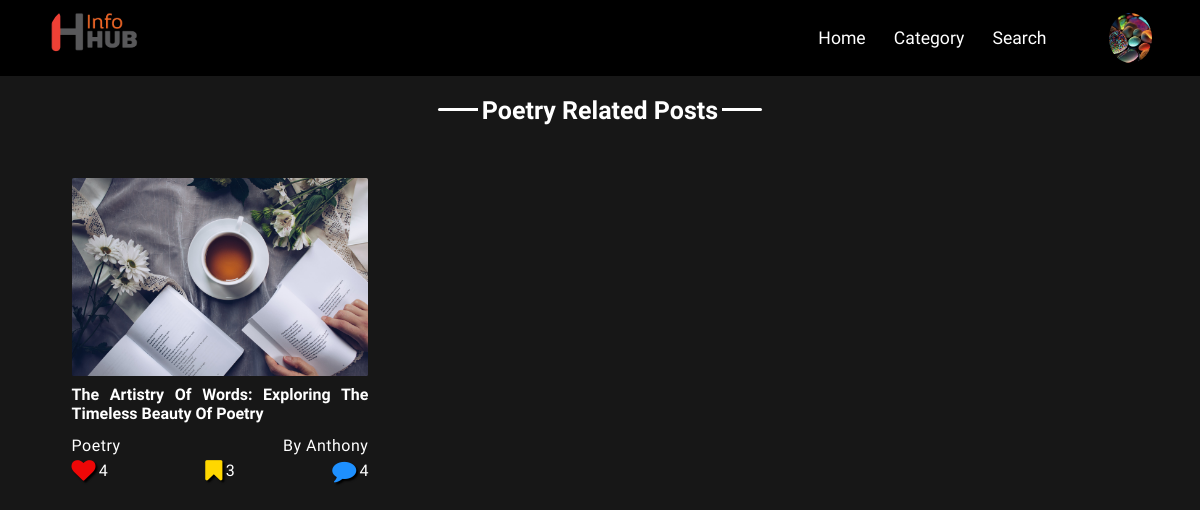
The app's page /Category/Poetry/ (signed in) with its own data.
### Users/models.py (models this page shows, shortened)
class Profile(models.Model):
    user = models.OneToOneField(User, on_delete=models.CASCADE)
    image = models.ImageField(default='Profile.png', upload_to='User_Profile_Picture')
    file_name = models.CharField(max_length=50, blank=True)
    age = models.CharField(max_length=3, default=18)

### blogApp/models.py (models this page shows, shortened)
class Post(models.Model):
    class NewManager(models.Manager):
        def get_queryset(self):
            return super().get_queryset() .filter(Status='published')
    options = (
        ('draft', 'Draft'),
        ('published', 'Published'),
    )
    Title = models.CharField(max_length=250)
    First_Name = models.CharField(max_length=15)
    Last_Name = models.CharField(max_length=15)
    Email = models.EmailField(max_length=30)
    slug = models.SlugField(max_length=250, unique_for_date='Publish', default='default')
    Publish = models.DateTimeField(default=timezone.now )
    Author = models.ForeignKey (User, on_delete=models.CASCADE, related_name='blog_posts')
    Content = models.TextField()
    Category = models.ForeignKey(Category, on_delete=models.PROTECT, default=1)
    Category_Tag = models.CharField(max_length=20, default='Default')
    Image = models.ImageField(upload_to=User_Directory_Path)
    Status = models.CharField(max_length=10, choices=options, default='draft')
    Objects = models.Manager() #default Manager
    Newmanager = NewManager() #custom manager
    likes_count = models.IntegerField(default='0')
    likes = models.ManyToManyField(User, related_name='like', default=None, blank=True)
    liked = models.BooleanField(default=False)
    bookmark_count =  models.IntegerField(default=0)
    bookmark = models.ManyToManyField(User, related_name='bookmark',default=None, blank=True )
    def get_absolute_url(self):
        return reverse('blogApp:Single_Post', args=[self.slug])
    class Meta:
        ordering = ('-Publish',)[:8]

### blogApp/views.py (the view)
# urls.py: path('Category/<Category>/', views.CategoryListView.as_view(), name='Category'),
class CategoryListView(LoginRequiredMixin,  ListView):
    template_name = 'blogApp/Category_Pages.html'
    context_object_name = 'Category_List'
    def get_queryset(self):
       Category_Content = {
            'Category' : self.kwargs['Category'],
            'Category_Post' : Post.Objects.annotate(num_comments=Count('Comment')).filter(Category__name=self.kwargs['Category']).filter(Status='published')
        }
       return Category_Content

### blogApp/context_processor.py (called while the page is built)
def Category_List_Options(request):
    Category_List_Options = Category.objects.exclude(name='Default')
    return {'Category_List_Options' : Category_List_Options}

### blogApp/templates/blogApp/Category_Pages.html (shortened to what this page needs)
{% extends "blogApp/Base.html" %}
    {% load static %}
        {% block templates %}
                <div class="wrapper">
                    <div class="Updates">
                        <p> {{Category_List.Category}} Related Posts</p>
                    </div>
                    <div class="Grid">
                        {% for Categories_Post in Category_List.Category_Post %}
                        <div class="Grid-Item">
                            <div class="Card">
                                <img  src="{{Categories_Post.Image.url}}" alt="{{Categories_Post.Category_Tag}}">
                                    <a href="{{Categories_Post.get_absolute_url}}"><p>{{ Categories_Post.Title|truncatechars:65}}</p></a>
                                    <div class="Card-Footer ">
                                            <p>{{Categories_Post.Category_Tag }}</p>
                                            <p>By {{Categories_Post.Last_Name }}</p>
                                    </div>
                                    <div class="Reactions">
                                        <div class="item Likes">
                                            <i  class="fa fa-heart"></i>
                                            <p>{{Categories_Post.likes_count}}</p>
                                        </div>
                                        <div class="item Favourites">
                                            <i  class="fa fa-bookmark"></i>
                                            <p>{{Categories_Post.bookmark_count}}</p>
                                        </div>
                                        <div class="item Comments">
                                            <i  class="fa fa-comment"></i>
                                            <p>{{Categories_Post.num_comments}}</p>
                                        </div>
                                    </div>
                            </div>
                        </div>
                        {% endfor %}
                    </div>
                </div>
        {% endblock %}

### blogApp/templates/blogApp/Base.html (shortened to what this page needs)
{% load static %}
<!DOCTYPE html>
<html lang="en">
<head>
    <link rel="stylesheet" href="{% static 'css/Main.css' %}">
    <link rel="stylesheet" href="https://cdnjs.cloudflare.com/ajax/libs/font-awesome/4.7.0/css/font-awesome.min.css">
</head>
<body class="RemoveNav">
        <div class="Wrapper">
            <nav>
               <img class="Logo" src="{% static 'media\Logo.png' %}" alt="Logo">
                    <ul>
                        <li><a href="{% url 'blogApp:Home_Page' %}">Home</a></li>
                        <li><a href="#" class="OpenCategoryList">Category</a></li>
                        <li><a href="#">Search</a></li>
                    </ul>
                    <img src="{{user.profile.image.url}}" alt="Default-Image"  class="MoreLink" >
            </nav>
            {% block templates %}
            {% endblock %}
        </div>
</body>
</html>

### blogApp/static/css/Main.css (style rules this page uses)
:root { --FS-Paragraph-xm: .5rem; --FS-Paragraph-md: .6rem; --FS-Paragraph-md2: .7rem; --FS-Paragraph-bg: .8rem; --FS-Paragraph-bg2: .9rem; --FS-Heading-xm: .5rem; --FS-Heading-md: .6rem; --FS-Heading-bg: .7rem; --FS-Heading-md2: .8rem; --FS-Heading-bg2: .9rem; --FS-Paragraph: 1rem; --FS-Paragraph2: 1.1rem; --FS-Paragraph3: 1.2rem; --FS-Paragraph4: 1.3rem; --FS-Heading1:clamp(.4rem, 1rem, 1.5rem); --FS-Small-Heading:1.1rem; --FS-Small-Heading2:1.2rem; --FS-Small-Heading3:1.3rem; --FS-Small-Heading4:1.4rem; --FS-Heading2: 1.5rem; --FS-Heading3: 1.7rem; --FS-Heading4: 2rem; }
* { padding: 0; margin: 0; box-sizing: border-box; }
body { background-color: #0b0b0bf2; scrollbar-width: none; }
a { text-decoration: none; color: #fff; cursor: pointer; }
nav { display: flex; justify-content: space-between; align-items: center; background-color: #000; color: #fff; padding: 0 3em; position: fixed; top: 0; right: 0; left: 0; z-index: 1000 }
nav ul { width: 100%; list-style: none; display: flex; justify-content: flex-end; padding: 0 3em; }
nav ul li:nth-child(3) { display: flex; align-items: center; }
nav ul li { position: relative; padding: 0 .8em; font-family: 'Oswald', sans-serif; font-size: 1.1rem; text-transform: capitalize; transition: transform 0.3s; }
.Logo { object-fit: contain; height: auto; width:90px; }
nav img { width: 50px; height: 50px; border-radius: 50%; cursor: pointer; }
.Updates { display: flex; flex-direction: row; justify-content: center; align-items: center; margin-top: 6em; color: #fff; }
.Updates p { font-size:25px; font-family: 'Josefin Sans', sans-serif; font-weight: 600; text-transform: capitalize; position: relative; }
.Updates p::after { content: ""; position: absolute; top:40%; left: -44px; height: 3px; width: 40px; background-color: #fff; border-bottom-left-radius: .1em; border-top-left-radius: .1em; }
.Updates p::before { content: ""; position: absolute; top:40%; right: -44px; height: 3px; width: 40px; background-color: #fff; border-bottom-right-radius: .1em; border-top-right-radius: .1em; }
.Grid-Item { width: 100%; padding: .5em .8em; }
.Grid { display: grid; width: 95%; margin: .8em auto; grid-template-columns: repeat(3, 1fr); }
.Card { margin: 1.3em; background-color: transparent; padding: .7em .5em; border-radius: .3em; color: #fff; }
.Card img { border-radius: .1em; display: flex; object-fit: contain; width: 100%; height: 100%; }
.Card a { font-size:var(--FS-Heading1); font-family: 'Josefin sans', sans-serif; text-align: justify; font-weight: 700; text-transform: capitalize; }
.Card a p { font-size: var(--FS-Paragraph); padding: .6em 0 .1em 0; }
.Card-Footer { display: flex; flex-direction: row; justify-content: space-between; letter-spacing: .5px; align-items: center; margin: .7em 0 0 0 ; }
.Card-Footer p, h3 { font-size:var(--FS-Heading1); font-family: 'Oswald', sans-serif; text-transform: capitalize; }
.Reactions,.Reaction_Info { display: flex; justify-content: space-between; align-items: center; margin: .2em 0; position: relative; color: #fff; }
.item, .Item_Info { display: flex; justify-content: center; align-items: center; }
.item i { font-size: 1.5rem; cursor: pointer; color:#fff; transition: .5s ease-in-out; }
.item p { font-size: 16px; padding-left: .3em; }
.Item_Info span, p { font-family: 'Josefin sans', sans-serif; font-size:16px; }
.Likes i { text-shadow: 2px 2px 2px #000; }
.Favourites i { color: #FFD700 ; text-shadow: 2px 2px 2px #000; }
.item { display: flex; justify-content: center; align-items: center; }
.item p { padding-left: .2em; font-family: 'Teko', sans-serif; }
.Comments i { color: #1E90FF; text-shadow: 2px 2px 2px #000; }
.Likes i { color:#ee0707; text-shadow: 2px 2px 2px #000; }
::placeholder { color: #000; font-family: 'Teko', sans-serif; font-size:var(--FS-Paragraph); }

### records on screen
Post: Image (picture), Title "The Artistry Of Words: Exploring The Timeless Beauty Of Poetry", Category_Tag "Poetry", Last_Name "Anthony", likes_count "4", bookmark_count "3", num_comments "4"

### other values on screen
{{ Category_List.Category }} "Poetry"
